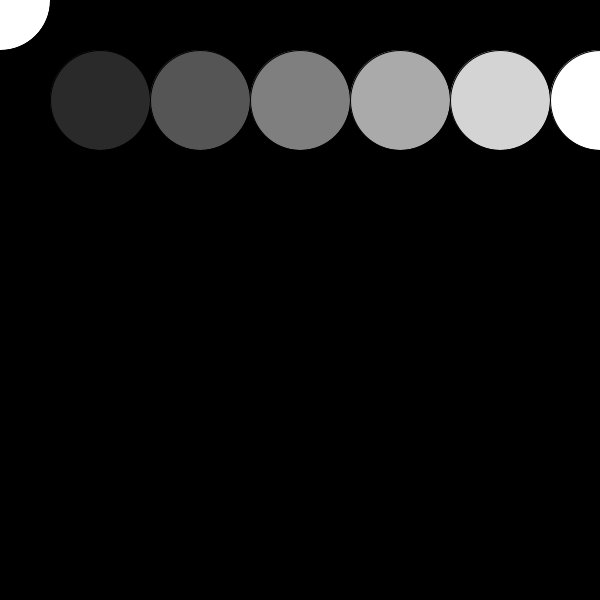
Frame 1 (no input)
Frame 60 (the mouse pressed at the canvas centre just before this capture): identical to frame 1, image omitted
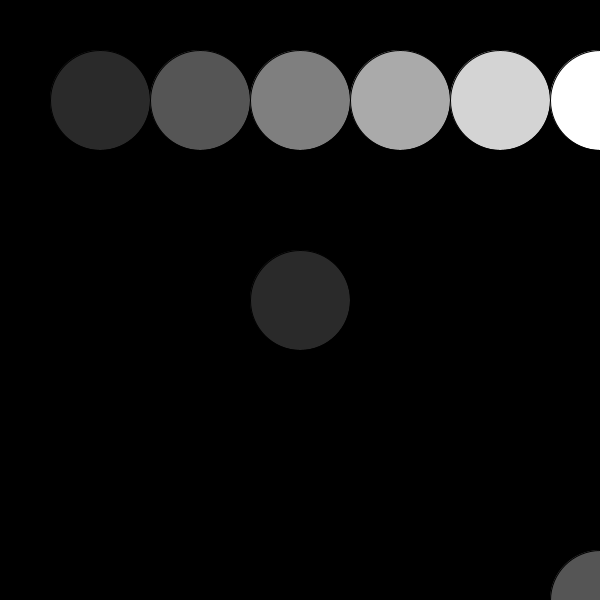
Frame 120 (the mouse held since frame 60 and released just before this capture)

The Processing sketch that drew these frames (run headless with seeded random() and noise(); from frame 60 on, the mouse is pressed at the canvas centre):

// Processing sketch: For_Loop2
// ── For_Loop2.pde
void setup(){
  size(600, 600);
}

void draw(){
  background(0);
  
  for (int i = 0; i <= 600; i+=100){
    fill(map(i, 0, 600, 0, 255));
  ellipse(i, 100, 100, 100);
  
  ellipse(i * mouseX/100, i * mouseY/100, 100, 100);
  }

}
